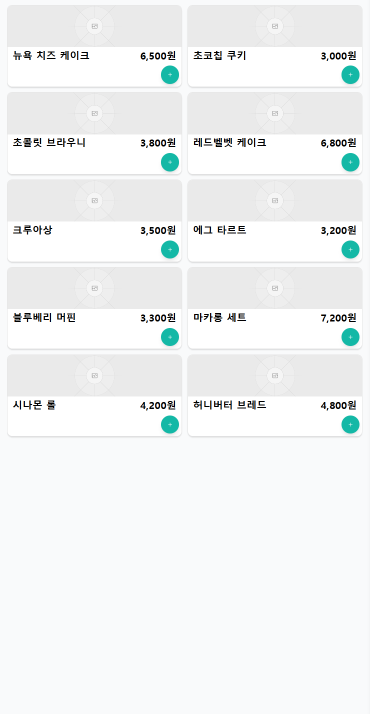
#> input picture settingPack/captures/디저트/디저트_p01.png, 739 x 1428 px (shown at 1/2 size)
$ python -i kioskAnalyzeEasyOCR.py   (imports and definitions only)
#> lines starting #> are read from the running program, lines starting #| are printed output that depends on the picture
#> further down, picture is the input picture: shape (1428, 739, 3); mean B, G, R 243.3, 243, 241
# kioskAnalyzeEasyOCR.py  (EasyOCR 사용)
import os, re, json, argparse, time, sys
from difflib import SequenceMatcher
from collections import defaultdict
import cv2, numpy as np
import easyocr
from ocr_geometry import restore_polygon

# ===== 레이아웃/탐색 파라미터 =====
# 기본 그리드(필요 시 CLI로 덮어쓰기). UI가 최대 2x8까지 가능하므로 기본값 2x8.
GRID_COLS, GRID_ROWS = 2, 8
OCR_SCALE = 1.6
INNER_PAD = 0.02  # 카드 경계 여유
# 텍스트/가격은 카드 하부 영역의 바(약 20~22%)에 위치
BAND_YRANGE = (0.78, 0.99)
BAND_MIN_W = 0.40

# ===== 규칙/임계 =====
PRICE_PAT   = re.compile(r"(₩\s*[\d,]+|\d{1,3}(?:,\d{3})+|\d+\s*원)")
NAME_HANGUL = re.compile(r"[가-힣]+")
NAME_MIN_LEN = 2
NAME_CONF_MIN = 0.01  # 신뢰도 임계값 더 낮춤

# ===== 디버그 =====
SAVE_DEBUG = True
DEBUG_DIR  = "../debug_analyze"

def ensure_dir(d): os.makedirs(d, exist_ok=True)

# [39 lines left out: functions safe_imread, init_ocr, not called in this run]

def preprocess_for_ocr(img_bgr):
    """OCR 성능 향상을 위한 간단 전처리: 확대 + CLAHE + 선명화"""
    # 확대
    scale = OCR_SCALE
    h, w = img_bgr.shape[:2]
#> h = 1428; w = 739
    img = cv2.resize(img_bgr, (int(w*scale), int(h*scale)), interpolation=cv2.INTER_CUBIC)

    # CLAHE
    lab = cv2.cvtColor(img, cv2.COLOR_BGR2LAB)
#> lab: shape (2284, 1182, 3); mean of channels 0, 1, 2 244.3, 127.7, 127.5
    L, A, B = cv2.split(lab)
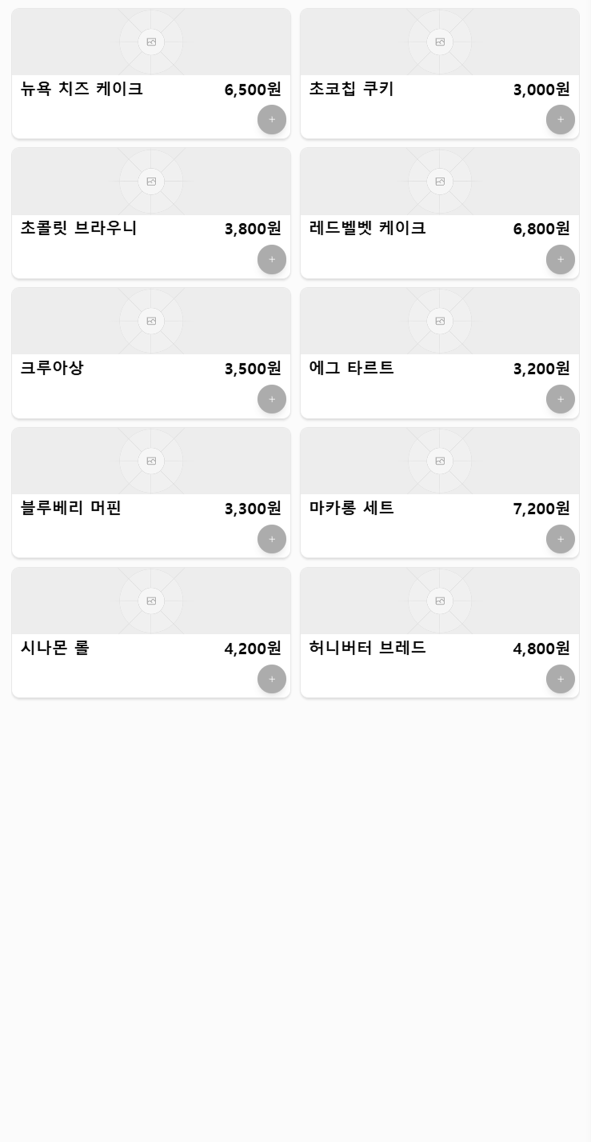
#> L: shape (2284, 1182) (shown at 1/2 size); min 0, max 255, mean 244.3
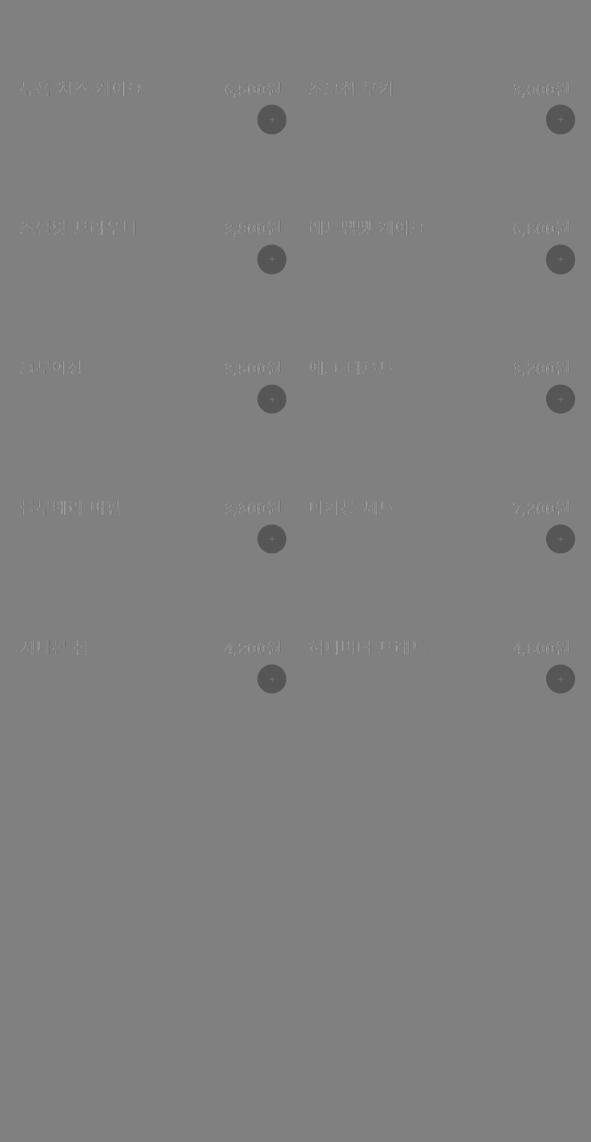
#> A: shape (2284, 1182) (shown at 1/2 size); min 85, max 172, mean 127.7
    clahe = cv2.createCLAHE(clipLimit=2.0, tileGridSize=(8,8))
    L2 = clahe.apply(L)
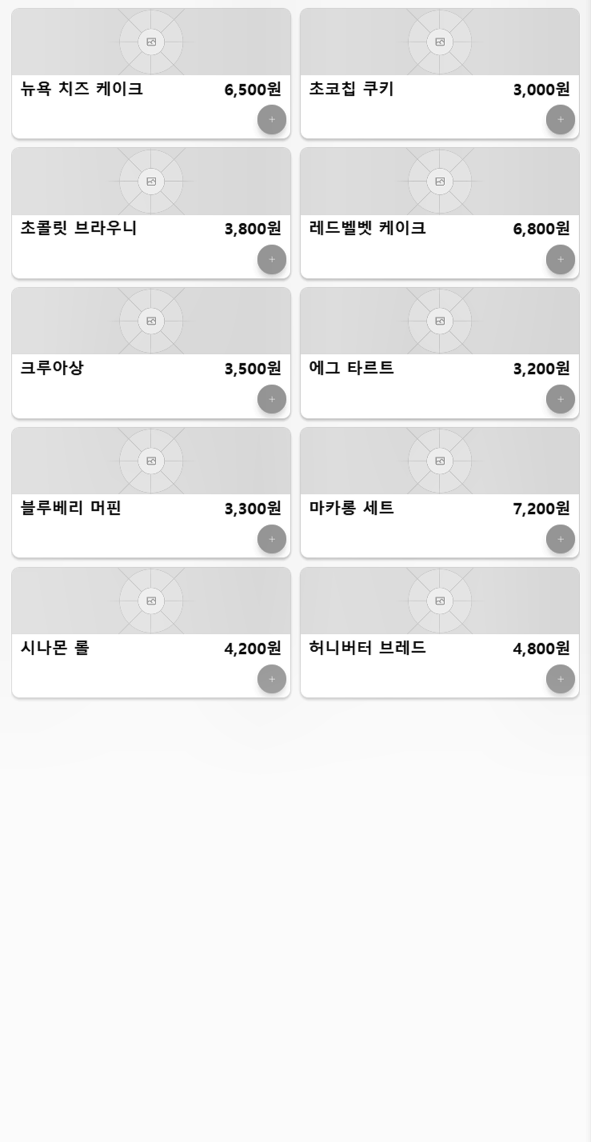
#> L2: shape (2284, 1182) (shown at 1/2 size); min 2, max 255, mean 238.2
    lab2 = cv2.merge([L2, A, B])
#> lab2: shape (2284, 1182, 3); mean of channels 0, 1, 2 238.2, 127.7, 127.5
    img2 = cv2.cvtColor(lab2, cv2.COLOR_LAB2BGR)

    # 약한 언샤프
    blur = cv2.GaussianBlur(img2, (0,0), sigmaX=1.0)
    sharp = cv2.addWeighted(img2, 1.3, blur, -0.3, 0)
    return sharp

# ---------- OCR 호출 (EasyOCR) ----------
# [75 lines left out: functions ppo_read, poly_to_bbox, bbox_iou, dedup_ocr_boxes, looks_like_price, parse_price, not called in this run]

REPAIR=[("불루","블루"),("머편","머핀"),("레책","레몬"),("레론","레몬"),("자용","자몽"),
        ("카라델","카라멜"),("카무치노","카푸치노"),("플렛","플랫"),("아이스","아이스"),
        ("따뜻한","따뜻한"),("더블","더블"),("디카페인","디카페인"),
        ("초홀핏","초콜릿"),("마카령","마카롱"),("자동에이드","자몽에이드"),
        ("초코라데","초코라떼"),("복숨아","복숭아"),("밀크터","밀크티"),
        ("타로 밀크터","타로 밀크티"),("더불","더블"),("카라엘","카라멜"),
        ("헤이즐없","헤이즐넛"),("골드브루","콜드브루"),
        ("뉴욕 치즈 켜이크","뉴욕 치즈 케이크"),("레드벌넷 테이크","레드벨벳 케이크"),
        ("마카콩","마카롱"),("시나론 틀","시나몬 롤"),("콤블렉","롱블랙"),
        ("초코 구키","초코칩 쿠키"),("플랫 화이트","플랫 화이트"),
        ("레드빌넷 테이크","레드벨벳 케이크"),("시나온 틀","시나몬 롤"),
        ("녹차라데","녹차라떼"),("레듬 아이스티","레몬 아이스티"),
        ("헤이즐스","헤이즐넛"),("통블렉","롱블랙"),
        ("플햇 화이트","플랫 화이트"),("홀드브루","콜드브루")]
# [146 lines left out: functions fix_kor, is_name_text, find_text_band, analyze_page, not called in this run]

# ---------- 메인 ----------
def normalize_text(s: str) -> str:
    return re.sub(r"\s+", "", fix_kor(s or "").strip())

# [225 lines left out: functions best_fuzzy_match, refine_with_ground_truth, analyze_dir, _resolve_json_path, run_mock_print, _parse_grid and 1 more, not called in this run]


# [2 lines not run here, left out]

>>> import cv2
>>> picture = cv2.imread('../../settingPack/captures/디저트/디저트_p01.png')
>>> result = preprocess_for_ocr(picture)

$ run again, on settingPack/captures/커피/커피_p02.png
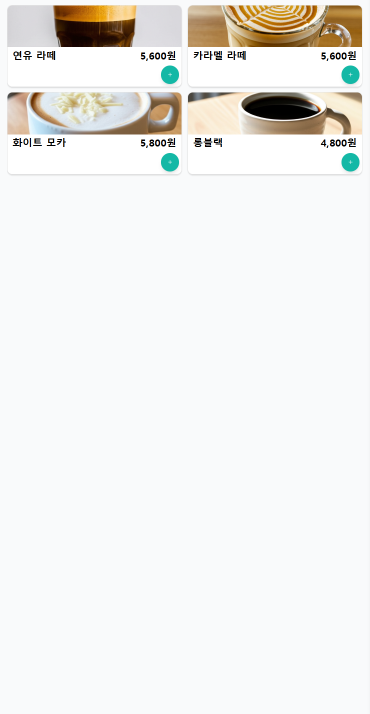
#> input picture settingPack/captures/커피/커피_p02.png, 739 x 1428 px (shown at 1/2 size)
#> picture is the input picture: shape (1428, 739, 3); mean B, G, R 236.8, 239, 239.8
#> lab: shape (2284, 1182, 3); mean of channels 0, 1, 2 240.8, 128.4, 129.1
#> in preprocess_for_ocr, `L, A, B = cv2.split(lab)`:
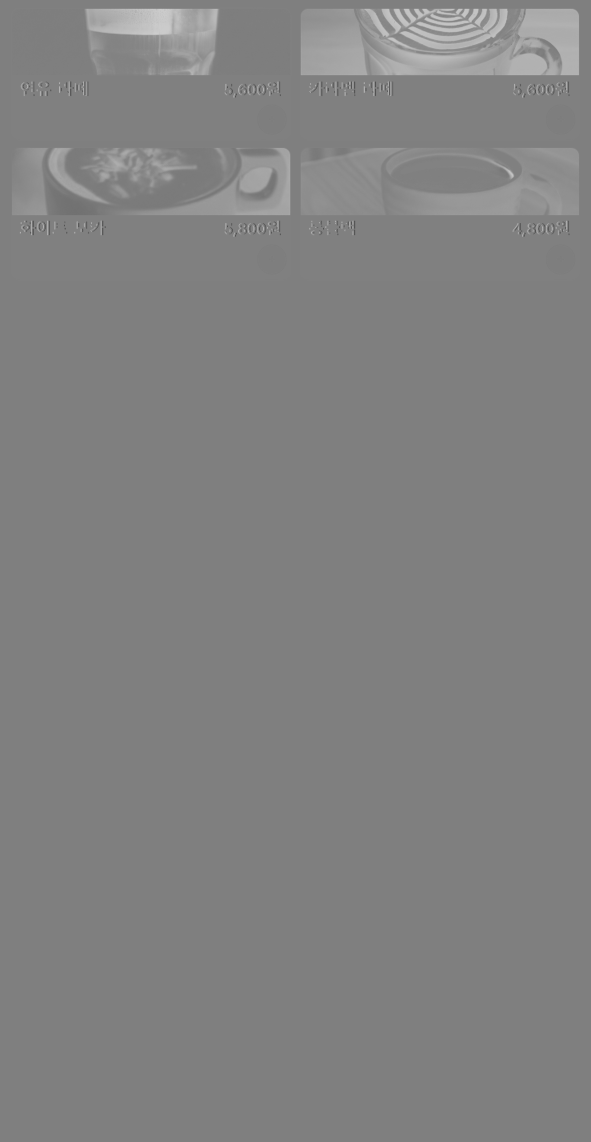
#> B: shape (2284, 1182) (shown at 1/2 size); min 67, max 206, mean 129.1
#> lab2: shape (2284, 1182, 3); mean of channels 0, 1, 2 238.1, 128.4, 129.1
#> in preprocess_for_ocr, `img2 = cv2.cvtColor(lab2, cv2.COLOR_LAB2BGR)`:
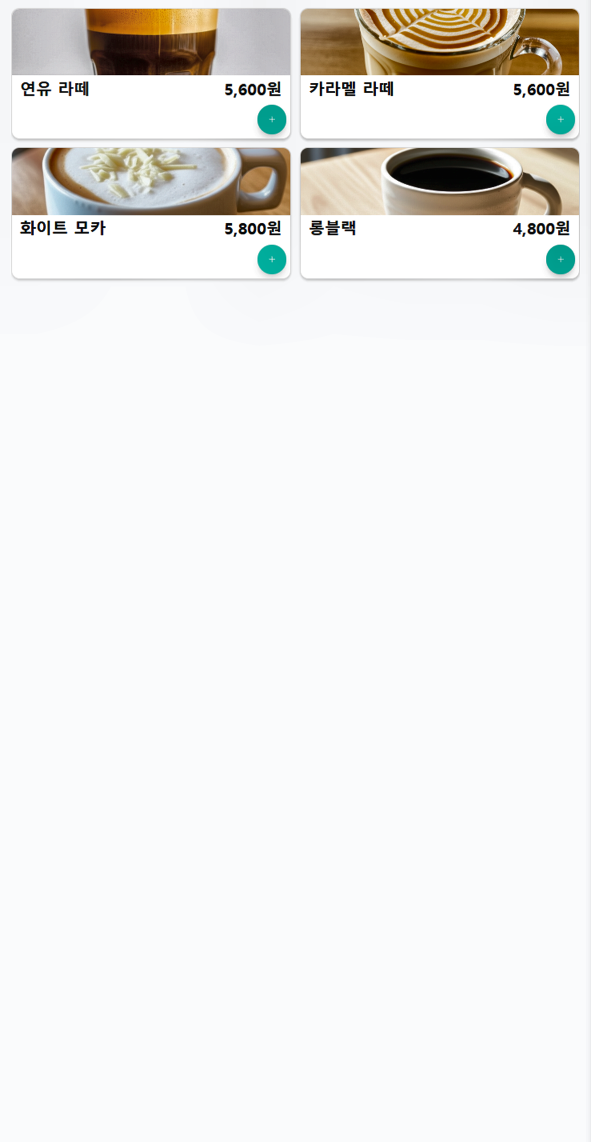
#> img2: shape (2284, 1182, 3) (shown at 1/2 size); mean B, G, R 235, 237, 237.6
